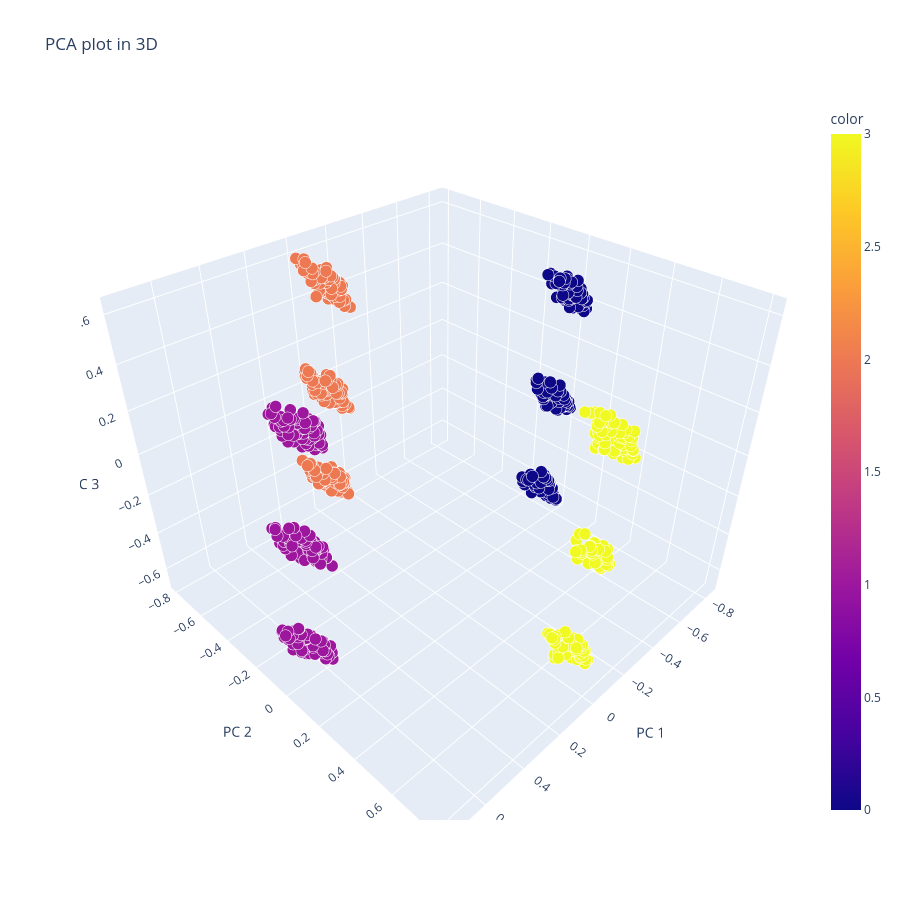

Notebook cell for this chart:
### Code cell
PCAplot3D(X, pred_sp)

### Figure 1 — Plotly figure (JSON) as saved in the notebook; plotly's stock layout.template omitted (floating-point values rounded to 4 significant figures; data arrays with more than 128 entries replaced by an {"elided": "..."} marker saying what was removed)
{"data": [{"hovertemplate": "PC 1=%{x}<br>PC 2=%{y}<br>PC 3=%{z}<br>size=%{marker.size}<br>color=%{marker.color}<extra></extra>", "legendgroup": "", "marker": {"color": {"elided": "1000 int values"}, "coloraxis": "coloraxis", "opacity": 1, "size": {"elided": "1000 float values"}, "sizemode": "area", "sizeref": 0.00025, "symbol": "circle"}, "mode": "markers", "name": "", "scene": "scene", "showlegend": false, "type": "scatter3d", "x": {"elided": "1000 float values"}, "y": {"elided": "1000 float values"}, "z": {"elided": "1000 float values"}}], "layout": {"coloraxis": {"colorbar": {"title": {"text": "color"}}, "colorscale": [[0, "#0d0887"], [0.1111, "#46039f"], [0.2222, "#7201a8"], [0.3333, "#9c179e"], [0.4444, "#bd3786"], [0.5556, "#d8576b"], [0.6667, "#ed7953"], [0.7778, "#fb9f3a"], [0.8889, "#fdca26"], [1, "#f0f921"]]}, "height": 900, "legend": {"itemsizing": "constant", "tracegroupgap": 0}, "scene": {"aspectmode": "auto", "aspectratio": {"x": 1.066, "y": 1.073, "z": 0.874}, "domain": {"x": [0, 1], "y": [0, 1]}, "xaxis": {"title": {"text": "PC 1"}, "type": "linear"}, "yaxis": {"title": {"text": "PC 2"}, "type": "linear"}, "zaxis": {"title": {"text": "PC 3"}, "type": "linear"}}, "title": {"text": "PCA plot in 3D"}, "width": 900}}
